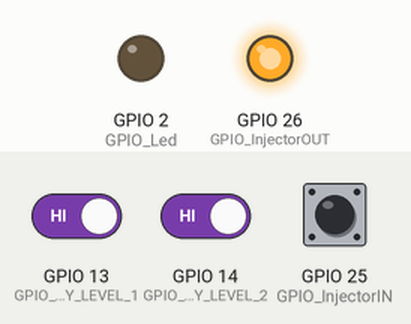
This sketch was run on a simulated ESP32. On the bench: output pins drawn as LEDs (lit = HIGH). Dashed ring = blinking. The test bench sets the inputs (shaded band); at power-on: GPIO 25 (GPIO_InjectorIN) HIGH, GPIO 13 (GPIO_DELAY_LEVEL_1) HIGH, GPIO 14 (GPIO_DELAY_LEVEL_2) HIGH. What the sketch prints to the serial monitor is not drawn.

Above: at 2.4 s.
2.5 s: GPIO 25 (GPIO_InjectorIN) pulled LOW for 0.15 s
At 2.57 s:
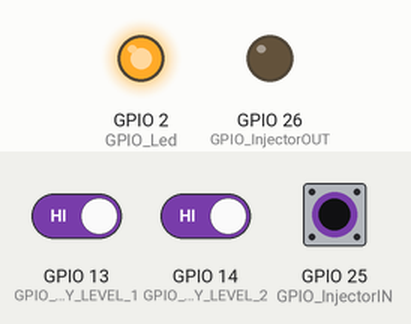
4.2 s: GPIO 25 (GPIO_InjectorIN) pulled LOW for 1 s
At 5.41 s:
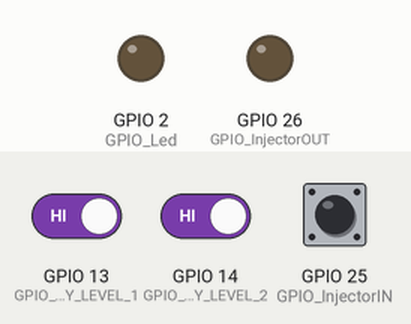
7.1 s: GPIO 25 (GPIO_InjectorIN) pulled LOW for 3.2 s
At 7.8 s:
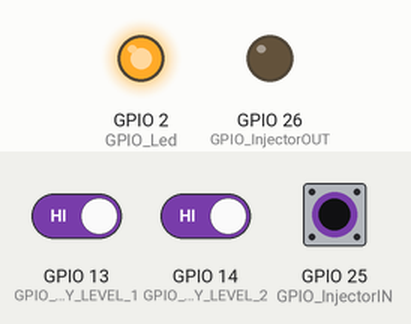
13.2 s: GPIO 25 (GPIO_InjectorIN) pulsed LOW 2 times (0.12 s each, 0.3 s apart)
At 13.57 s:
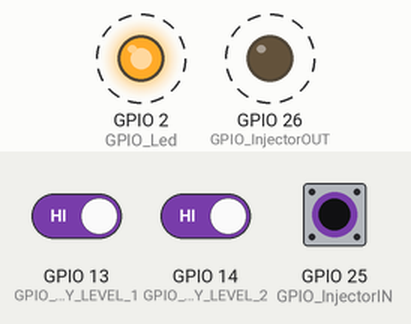
Timing chart, 0 to 16.2 s (numbered marks = the images above; inputs shaded):
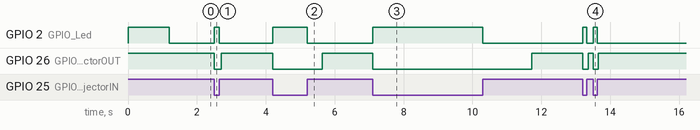

Measured:
- after the input at 2.5 s, GPIO 2 (GPIO_Led): LOW → HIGH at once, → LOW 0.15 s later; GPIO 26 (GPIO_InjectorOUT): HIGH → LOW at once, → HIGH 0.20 s later
- after the input at 4.2 s, GPIO 2 (GPIO_Led): LOW → HIGH at once, → LOW 1.0 s later; GPIO 26 (GPIO_InjectorOUT): HIGH → LOW at once, → HIGH 1.4 s later
- after the input at 7.1 s, GPIO 2 (GPIO_Led): LOW → HIGH at once, → LOW 3.2 s later; GPIO 26 (GPIO_InjectorOUT): HIGH → LOW at once, → HIGH 4.6 s later
- after the input at 13.2 s, GPIO 2 (GPIO_Led): alternates HIGH for 0.12 s and LOW for 0.18 s, 4 changes in all, then stays LOW, starting at once; GPIO 26 (GPIO_InjectorOUT): alternates HIGH for 0.14 s and LOW for 0.16 s, 4 changes in all, then stays HIGH, starting at once

The sketch:

pop-radu-diy-injector-ecu-piggyback.ino
```cpp
#include "esp_system.h"
#include "rom/ets_sys.h"
#include "esp32-hal-timer.h"

//configure output data levels
const bool logVerbose = true;
const bool enableInjectorDutyCyclePercentageAvg = true;


//using a hw timer for tracking/debuging purposes
hw_timer_t *HwTimer = NULL;
uint64_t timerMicro = 0;
uint64_t onTimeMicroToComputeInjectorDutyCycleAvg = 0;
uint64_t offTimeMicroToComputeInjectorDutyCycleAvg = 0;
uint16_t indexToComputeInjectorDutyCycleAvg = 0;
uint16_t injectorDutyCyclePercentageAvg = 0;

//delay percentage we can select one of this value using switch or jumper
const int DELAY_PERCENTAGE_LEVEL_0 = 45;
const int DELAY_PERCENTAGE_LEVEL_1 = 25;
const int DELAY_PERCENTAGE_LEVEL_2 = 35;
//default delay percentage if no switch or jumper is added to the pins bellow.
unsigned int delayPercentage = DELAY_PERCENTAGE_LEVEL_0;

//piggyback injector pins
uint8_t GPIO_InjectorIN = 25;
uint8_t GPIO_InjectorOUT = 26;

//this pin will activate the DELAY_PERCENTAGE_LEVEL_1 or DELAY_PERCENTAGE_LEVEL_2
uint8_t GPIO_DELAY_LEVEL_1 = 13;
uint8_t GPIO_DELAY_LEVEL_2 = 14;

//loops variables used to count how much time the injector is open by ECU
//and how much to delay the injector output
unsigned long loopsOnInjectorCount = 0;
unsigned long loopsToDelayInjectorCount = 0;
unsigned long loopsOffInjectorCount = 0;

//onboard led and variables used for debuging
uint8_t GPIO_Led = 2;
unsigned long warnCount = 0;

void infoPrint();
void checkPercentageBTN();
unsigned long computeLoopsToDelay();
void computeInjectorDutyCyclePercentageAvg();

void setup() {
  Serial.begin(115200); /* initialise serial communication */
  pinMode(GPIO_InjectorIN, INPUT_PULLUP);
  pinMode(GPIO_DELAY_LEVEL_1, INPUT_PULLUP);
  pinMode(GPIO_DELAY_LEVEL_2, INPUT_PULLUP);
  pinMode(GPIO_InjectorOUT, OUTPUT);
  pinMode(GPIO_Led, OUTPUT);
  digitalWrite(GPIO_InjectorOUT, HIGH);  // turn the injector OFF (HIGH)
  digitalWrite(GPIO_Led, HIGH);
  delay(1200);
  digitalWrite(GPIO_Led, LOW);
  HwTimer = timerBegin(0, 80, true);
  infoPrint();
  checkPercentageBTN();
  timerStart(HwTimer);
}

void loop() {
  int injectorIn = digitalRead(GPIO_InjectorIN);
  if (injectorIn == LOW) {
    //the input is negative, meaning that the ECU opens the injector
    if (loopsOnInjectorCount == 0) {
      //open the injector output (LOW)
      digitalWrite(GPIO_InjectorOUT, LOW);
      digitalWrite(GPIO_Led, HIGH);
      //this timer will represent how much time the injector output was off
      timerMicro = timerReadMicros(HwTimer);
      //restart the timer so will know how much time the injector ECU is open
      timerRestart(HwTimer);

      if (loopsToDelayInjectorCount > loopsOffInjectorCount) {
        //means that the loopsToDelayInjectorCount was not achieve, we keeped the injector open for a 100% dutty cycle
        if (enableInjectorDutyCyclePercentageAvg) {
          onTimeMicroToComputeInjectorDutyCycleAvg += timerMicro;
        }
        if (logVerbose) {
          Serial.print(",");
          Serial.print(loopsToDelayInjectorCount);
          Serial.print(timerMicro);
          Serial.print(",");
          Serial.print(loopsOffInjectorCount);
          Serial.print(",0,");
          Serial.print(",WARN,");
        }
        //will increment the warning if the injector output was not closed between 2 cycles (injector open for 100% dutty cycle warning)
        warnCount++;
      } else {
        if (enableInjectorDutyCyclePercentageAvg) {
          offTimeMicroToComputeInjectorDutyCycleAvg += timerMicro;
        }
        if (logVerbose) {
          Serial.print(",");
          Serial.print(loopsOffInjectorCount);
          Serial.print(",");
          //how much time the ECU closes the injector in microseconds
          Serial.print(timerMicro);
          Serial.print(",OK,");
        }
      }
      if (logVerbose) {
        Serial.println(warnCount);
      }
      loopsOffInjectorCount = 0;
      loopsToDelayInjectorCount = 0;
    }
    //count how many loops the injector was open
    loopsOnInjectorCount++;
  } else {
    //even if the ECU closes the injector input, will not close the output
    if (loopsOffInjectorCount == 0) {
      digitalWrite(GPIO_Led, LOW);
      timerMicro = timerReadMicros(HwTimer);
      timerRestart(HwTimer);
      if (enableInjectorDutyCyclePercentageAvg && indexToComputeInjectorDutyCycleAvg >= 100) {
        computeInjectorDutyCyclePercentageAvg();
      }

      if (enableInjectorDutyCyclePercentageAvg) {
        onTimeMicroToComputeInjectorDutyCycleAvg += timerMicro;
      }
      //compute the delay based on how many loops the injector was open
      loopsToDelayInjectorCount = computeLoopsToDelay();
      Serial.print(",");
      Serial.print(delayPercentage);
      Serial.print("%,");
      if (enableInjectorDutyCyclePercentageAvg) {
        Serial.print(injectorDutyCyclePercentageAvg);
        Serial.print("%,");
      }
      if (logVerbose) {
        Serial.print(loopsOnInjectorCount);
        Serial.print(",");
        //how much time the ECU opens the injector in microseconds
        Serial.print(timerMicro);
      } else {
        Serial.println(warnCount);
      }
      loopsOnInjectorCount = 0;
    }
    //delay closing of the injector until the delay is not apply
    if (loopsToDelayInjectorCount == loopsOffInjectorCount) {
      //close the injector after a delays (HIGH)
      digitalWrite(GPIO_InjectorOUT, HIGH);
      //log how many microseconds the delay took
      timerMicro = timerReadMicros(HwTimer);
      timerRestart(HwTimer);
      if (enableInjectorDutyCyclePercentageAvg) {
        onTimeMicroToComputeInjectorDutyCycleAvg += timerMicro;
        indexToComputeInjectorDutyCycleAvg += 1;
      }
      if (logVerbose) {
        Serial.print(",");
        Serial.print(loopsToDelayInjectorCount);
        Serial.print(",");
        //how much time we delayed closing of the injector in microseconds
        Serial.print(timerMicro);
      }
      //check if we change the delay percentage switch or jumper
      checkPercentageBTN();
    }
    //count how many loops the injector was closed
    loopsOffInjectorCount++;
  }
  // Serial.println("---");
  // Serial.print("---");
  // Serial.print(injectorDutyCyclePercentageAvg);
  // Serial.print("%,");
  // Serial.print("---");
  // Serial.print(onTimeMicroToComputeInjectorDutyCycleAvg);
  // Serial.print("---");
  // Serial.print(offTimeMicroToComputeInjectorDutyCycleAvg);
  // Serial.print("---");
  // Serial.print(indexToComputeInjectorDutyCycleAvg);
  // Serial.print("---");
}

unsigned long computeLoopsToDelay() {
  if (delayPercentage > 0) {
    return (long)(loopsOnInjectorCount * delayPercentage) / 100;
  }
  return 0;
}

void computeInjectorDutyCyclePercentageAvg() {
  if (onTimeMicroToComputeInjectorDutyCycleAvg + offTimeMicroToComputeInjectorDutyCycleAvg != 0
      && indexToComputeInjectorDutyCycleAvg != 0) {
    onTimeMicroToComputeInjectorDutyCycleAvg = onTimeMicroToComputeInjectorDutyCycleAvg / indexToComputeInjectorDutyCycleAvg;
    offTimeMicroToComputeInjectorDutyCycleAvg = offTimeMicroToComputeInjectorDutyCycleAvg / indexToComputeInjectorDutyCycleAvg;
    injectorDutyCyclePercentageAvg = (int)round(((((float) onTimeMicroToComputeInjectorDutyCycleAvg) / (onTimeMicroToComputeInjectorDutyCycleAvg + offTimeMicroToComputeInjectorDutyCycleAvg))) * 100);
  }
  onTimeMicroToComputeInjectorDutyCycleAvg = 0;
  offTimeMicroToComputeInjectorDutyCycleAvg = 0;
  indexToComputeInjectorDutyCycleAvg = 0;
}

void checkPercentageBTN() {
  //check if the boost buttons were pusshed
  if (digitalRead(GPIO_DELAY_LEVEL_1) == LOW) {
    delayPercentage = DELAY_PERCENTAGE_LEVEL_1;
  } else if (digitalRead(GPIO_DELAY_LEVEL_2) == LOW) {
    delayPercentage = DELAY_PERCENTAGE_LEVEL_2;
  } else {
    delayPercentage = DELAY_PERCENTAGE_LEVEL_0;
  }
}

void infoPrint() {
  if (HwTimer == NULL) {
    Serial.println("HwTimer could not be init.");
  } else {
    Serial.println("All good.");
  }
  Serial.println("Good luck.");
  if (logVerbose) {
    if (enableInjectorDutyCyclePercentageAvg) {
      Serial.println(",DelayPercentage,NewDuttyCycle%,LoopONInjectorECU,TimeONInjectorECUMicro,LoopDelayOutput,TimeDelayOutputMicro,LoopInjectorOutputOff,TimeInjectorOutpurOffMicro,Status,WarnCounts");
    } else {
      Serial.println(",DelayPercentage,LoopONInjectorECU,TimeONInjectorECUMicro,LoopDelayOutput,TimeDelayOutputMicro,LoopInjectorOutputOff,TimeInjectorOutpurOffMicro,Status,WarnCounts");
    }
  } else {
    if (enableInjectorDutyCyclePercentageAvg) {
      Serial.println(",DelayPercentage,NewDuttyCycle%,WarnCounts");
    } else {
      Serial.println(",DelayPercentage,WarnCounts");
    }
  }
}
```
